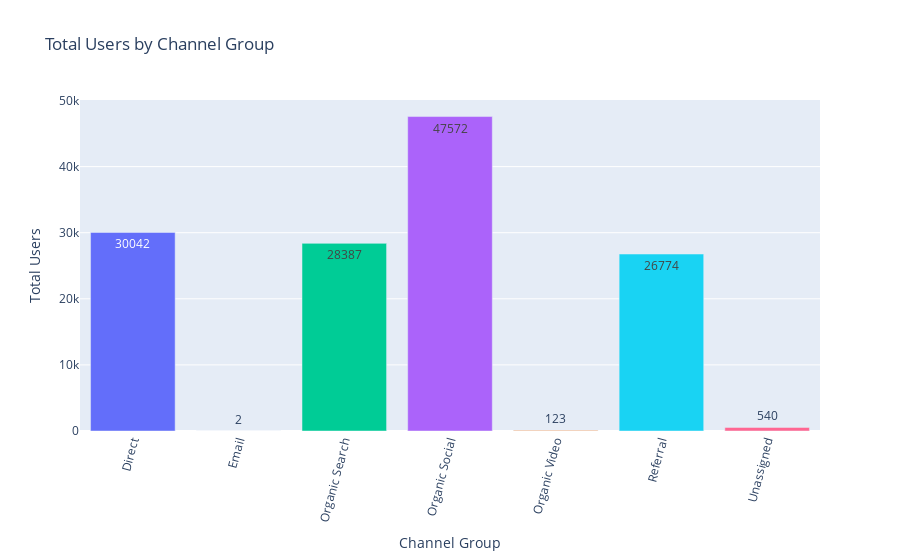

The notebook cell this image was saved under:
### Markdown cell above
Channel Group Vs Users

### Code cell
# Group and sum users by channel_group
channel_data = df.groupby('channel_group')["users"].sum().reset_index()

# Create bar chart
fig = px.bar(
    channel_data,
    x='channel_group',
    y='users',
    title='Total Users by Channel Group',
    labels={'channel_group': 'Channel Group', 'users': 'Total Users'},
    text='users',
    color='channel_group'
)

# Update layout for better visuals
fig.update_layout(xaxis_tickangle=-75, showlegend=False)
fig.show()

### Figure 1 — Plotly figure (JSON) as saved in the notebook; plotly's stock layout.template omitted (floating-point values rounded to 4 significant figures)
{"data": [{"alignmentgroup": "True", "hovertemplate": "Channel Group=%{x}<br>Total Users=%{text}<extra></extra>", "legendgroup": "Direct", "marker": {"color": "#636efa", "pattern": {"shape": ""}}, "name": "Direct", "offsetgroup": "Direct", "orientation": "v", "showlegend": true, "text": [30042], "textposition": "auto", "type": "bar", "x": ["Direct"], "xaxis": "x", "y": [30042], "yaxis": "y"}, {"alignmentgroup": "True", "hovertemplate": "Channel Group=%{x}<br>Total Users=%{text}<extra></extra>", "legendgroup": "Email", "marker": {"color": "#EF553B", "pattern": {"shape": ""}}, "name": "Email", "offsetgroup": "Email", "orientation": "v", "showlegend": true, "text": [2], "textposition": "auto", "type": "bar", "x": ["Email"], "xaxis": "x", "y": [2], "yaxis": "y"}, {"alignmentgroup": "True", "hovertemplate": "Channel Group=%{x}<br>Total Users=%{text}<extra></extra>", "legendgroup": "Organic Search", "marker": {"color": "#00cc96", "pattern": {"shape": ""}}, "name": "Organic Search", "offsetgroup": "Organic Search", "orientation": "v", "showlegend": true, "text": [28387], "textposition": "auto", "type": "bar", "x": ["Organic Search"], "xaxis": "x", "y": [28387], "yaxis": "y"}, {"alignmentgroup": "True", "hovertemplate": "Channel Group=%{x}<br>Total Users=%{text}<extra></extra>", "legendgroup": "Organic Social", "marker": {"color": "#ab63fa", "pattern": {"shape": ""}}, "name": "Organic Social", "offsetgroup": "Organic Social", "orientation": "v", "showlegend": true, "text": [47572], "textposition": "auto", "type": "bar", "x": ["Organic Social"], "xaxis": "x", "y": [47572], "yaxis": "y"}, {"alignmentgroup": "True", "hovertemplate": "Channel Group=%{x}<br>Total Users=%{text}<extra></extra>", "legendgroup": "Organic Video", "marker": {"color": "#FFA15A", "pattern": {"shape": ""}}, "name": "Organic Video", "offsetgroup": "Organic Video", "orientation": "v", "showlegend": true, "text": [123], "textposition": "auto", "type": "bar", "x": ["Organic Video"], "xaxis": "x", "y": [123], "yaxis": "y"}, {"alignmentgroup": "True", "hovertemplate": "Channel Group=%{x}<br>Total Users=%{text}<extra></extra>", "legendgroup": "Referral", "marker": {"color": "#19d3f3", "pattern": {"shape": ""}}, "name": "Referral", "offsetgroup": "Referral", "orientation": "v", "showlegend": true, "text": [26774], "textposition": "auto", "type": "bar", "x": ["Referral"], "xaxis": "x", "y": [26774], "yaxis": "y"}, {"alignmentgroup": "True", "hovertemplate": "Channel Group=%{x}<br>Total Users=%{text}<extra></extra>", "legendgroup": "Unassigned", "marker": {"color": "#FF6692", "pattern": {"shape": ""}}, "name": "Unassigned", "offsetgroup": "Unassigned", "orientation": "v", "showlegend": true, "text": [540], "textposition": "auto", "type": "bar", "x": ["Unassigned"], "xaxis": "x", "y": [540], "yaxis": "y"}], "layout": {"barmode": "relative", "legend": {"title": {"text": "Channel Group"}, "tracegroupgap": 0}, "showlegend": false, "title": {"text": "Total Users by Channel Group"}, "xaxis": {"anchor": "y", "categoryarray": ["Direct", "Email", "Organic Search", "Organic Social", "Organic Video", "Referral", "Unassigned"], "categoryorder": "array", "domain": [0, 1], "tickangle": -75, "title": {"text": "Channel Group"}}, "yaxis": {"anchor": "x", "domain": [0, 1], "title": {"text": "Total Users"}}}}
